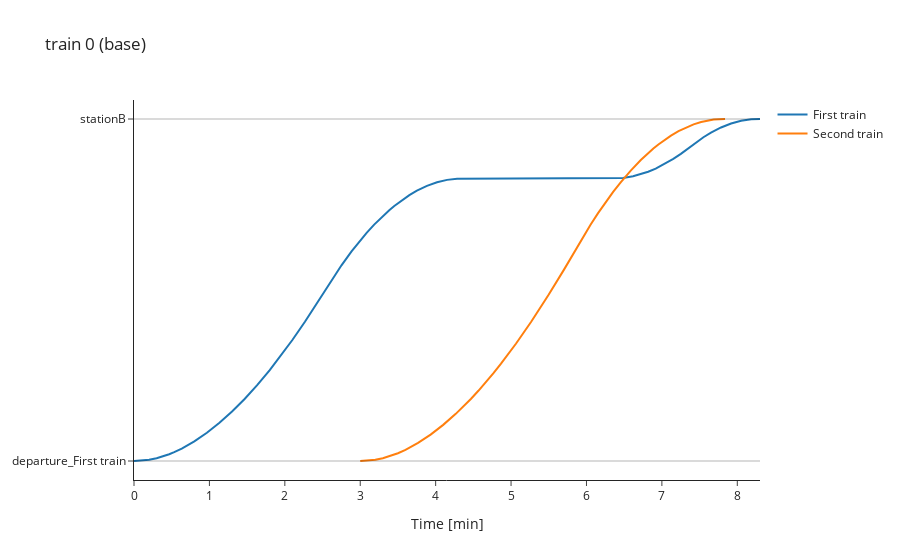
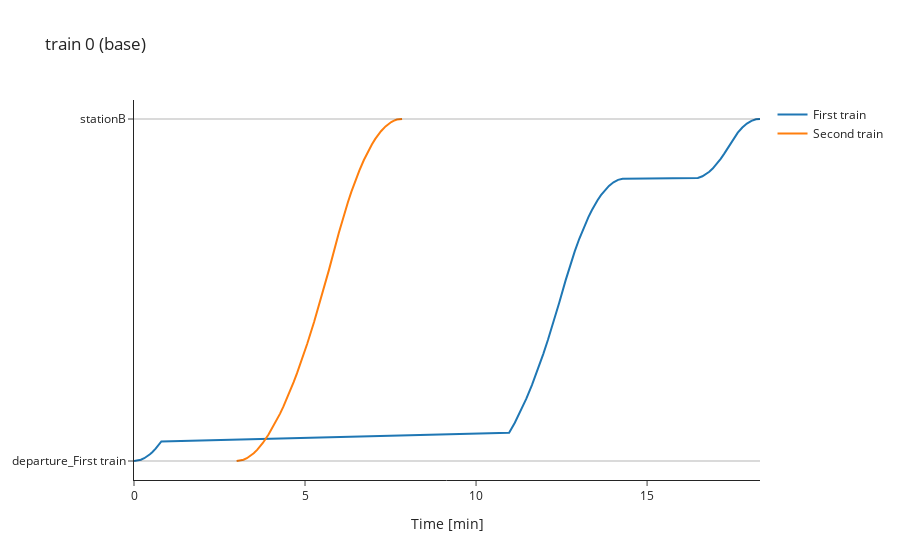
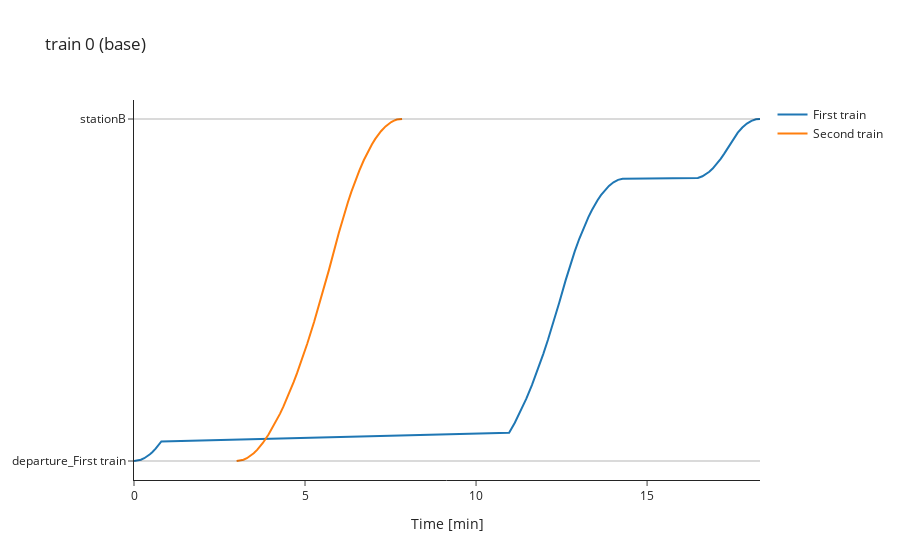

The notebook cell saved with these charts, in order:
### Code cell
fig1.show()
fig2.show()
fig3.show()
